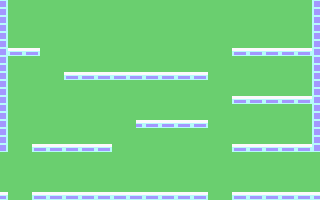

This is a level from a 2D game, rendered from its Tiled map with the project's own tilesets. A one-line summary and the complete map file follow:
An orthogonal 40x25 tile map with 8x8 px tiles, 1 tile layer (platform) and 11 objects (4x robot, terminal, printer, mainframe, dataunit).

<map version="1.2" tiledversion="1.2.0" orientation="orthogonal" renderorder="right-down" width="40" height="25" tilewidth="8" tileheight="8" infinite="0" nextlayerid="4" nextobjectid="19">
 <tileset firstgid="1" source="im.tsx" />
 <layer id="1" name="platform" width="40" height="25" locked="1">
  <data encoding="csv">
1,2,2,2,2,2,2,2,2,2,2,2,2,2,2,2,2,2,2,2,2,2,2,2,2,2,2,2,2,2,2,2,2,2,2,2,2,2,2,5,
1,2,2,2,2,2,2,2,2,2,2,2,2,2,2,2,2,2,2,2,2,2,2,2,2,2,2,2,2,2,2,2,2,2,2,2,2,2,2,5,
1,2,2,2,2,2,2,2,2,2,2,2,2,2,2,2,2,2,2,2,2,2,2,2,2,2,2,2,2,2,2,2,2,2,2,2,2,2,2,5,
1,2,2,2,2,2,2,2,2,2,2,2,2,2,2,2,2,2,2,2,2,2,2,2,2,2,2,2,2,2,2,2,2,2,2,2,2,2,2,5,
1,2,2,2,2,2,2,2,2,2,2,2,2,2,2,2,2,2,2,2,2,2,2,2,2,2,2,2,2,2,2,2,2,2,2,2,2,2,2,5,
1,2,2,2,2,2,2,2,2,2,2,2,2,2,2,2,2,2,2,2,2,2,2,2,2,2,2,2,2,2,2,2,2,2,2,2,2,2,2,5,
1,3,4,3,4,2,2,2,2,2,2,2,2,2,2,2,2,2,2,2,2,2,2,2,2,2,2,2,2,3,4,3,4,3,4,3,4,3,4,5,
1,2,2,2,2,2,2,2,2,2,2,2,2,2,2,2,2,2,2,2,2,2,2,2,2,2,2,2,2,2,2,2,2,2,2,2,2,2,2,5,
1,2,2,2,2,2,2,2,2,2,2,2,2,2,2,2,2,2,2,2,2,2,2,2,2,2,2,2,2,2,2,2,2,2,2,2,2,2,2,5,
1,2,2,2,2,2,2,2,3,4,3,4,3,4,3,4,3,4,3,4,3,4,3,4,3,4,2,2,2,2,2,2,2,2,2,2,2,2,2,5,
1,2,2,2,2,2,2,2,2,2,2,2,2,2,2,2,2,2,2,2,2,2,2,2,2,2,2,2,2,2,2,2,2,2,2,2,2,2,2,5,
1,2,2,2,2,2,2,2,2,2,2,2,2,2,2,2,2,2,2,2,2,2,2,2,2,2,2,2,2,2,2,2,2,2,2,2,2,2,2,5,
1,2,2,2,2,2,2,2,2,2,2,2,2,2,2,2,2,2,2,2,2,2,2,2,2,2,2,2,2,3,4,3,4,3,4,3,4,3,4,5,
1,2,2,2,2,2,2,2,2,2,2,2,2,2,2,2,2,2,2,2,2,2,2,2,2,2,2,2,2,2,2,2,2,2,2,2,2,2,2,5,
1,2,2,2,2,2,2,2,2,2,2,2,2,2,2,2,2,2,2,2,2,2,2,2,2,2,2,2,2,2,2,2,2,2,2,2,2,2,2,5,
1,2,2,2,2,2,2,2,2,2,2,2,2,2,2,2,2,4,3,4,3,4,3,4,3,4,2,2,2,2,2,2,2,2,2,2,2,2,2,5,
1,2,2,2,2,2,2,2,2,2,2,2,2,2,2,2,2,2,2,2,2,2,2,2,2,2,2,2,2,2,2,2,2,2,2,2,2,2,2,5,
1,2,2,2,2,2,2,2,2,2,2,2,2,2,2,2,2,2,2,2,2,2,2,2,2,2,2,2,2,2,2,2,2,2,2,2,2,2,2,5,
1,2,2,2,3,4,3,4,3,4,3,4,3,4,2,2,2,2,2,2,2,2,2,2,2,2,2,2,2,3,4,3,4,3,4,3,4,3,4,5,
2,2,2,2,2,2,2,2,2,2,2,2,2,2,2,2,2,2,2,2,2,2,2,2,2,2,2,2,2,2,2,2,2,2,2,2,2,2,2,2,
2,2,2,2,2,2,2,2,2,2,2,2,2,2,2,2,2,2,2,2,2,2,2,2,2,2,2,2,2,2,2,2,2,2,2,2,2,2,2,2,
2,2,2,2,2,2,2,2,2,2,2,2,2,2,2,2,2,2,2,2,2,2,2,2,2,2,2,2,2,2,2,2,2,2,2,2,2,2,2,2,
2,2,2,2,2,2,2,2,2,2,2,2,2,2,2,2,2,2,2,2,2,2,2,2,2,2,2,2,2,2,2,2,2,2,2,2,2,2,2,2,
2,2,2,2,2,2,2,2,2,2,2,2,2,2,2,2,2,2,2,2,2,2,2,2,2,2,2,2,2,2,2,2,2,2,2,2,2,2,2,2,
4,2,2,2,3,4,3,4,3,4,3,4,3,4,3,4,3,4,3,4,3,4,3,4,3,4,2,2,2,3,4,3,4,3,4,3,4,3,4,3
</data>
 </layer>
 <objectgroup id="3" name="objects">
  <object id="7" gid="6" x="16" y="200" width="8" height="8">
   <properties>
    <property name="type" value="lift" />
   </properties>
  </object>
  <object id="8" gid="6" x="120" y="152" width="8" height="8">
   <properties>
    <property name="type" value="lift" />
   </properties>
  </object>
  <object id="9" gid="6" x="216" y="128" width="8" height="8">
   <properties>
    <property name="type" value="lift" />
   </properties>
  </object>
  <object id="11" name="terminal" x="56" y="192">
   <properties>
    <property name="type" value="terminal" />
   </properties>
   <point />
  </object>
  <object id="12" name="robot" x="96" y="144">
   <properties>
    <property name="type" value="robot" />
   </properties>
   <point />
  </object>
  <object id="13" name="robot" x="192" y="120">
   <properties>
    <property name="type" value="robot" />
   </properties>
   <point />
  </object>
  <object id="14" name="robot" x="248" y="96">
   <properties>
    <property name="type" value="robot" />
   </properties>
   <point />
  </object>
  <object id="15" name="robot" x="80" y="72">
   <properties>
    <property name="type" value="robot" />
   </properties>
   <point />
  </object>
  <object id="16" name="printer" x="24" y="48">
   <properties>
    <property name="bag" type="int" value="0" />
    <property name="type" value="printer" />
   </properties>
   <point />
  </object>
  <object id="17" name="mainframe" x="136" y="72">
   <properties>
    <property name="bag" type="int" value="0" />
    <property name="type" value="mainframe" />
   </properties>
   <point />
  </object>
  <object id="18" name="dataunit" x="256" y="48">
   <properties>
    <property name="bag" type="int" value="0" />
    <property name="type" value="dataunit" />
   </properties>
   <point />
  </object>
 </objectgroup>
</map>
